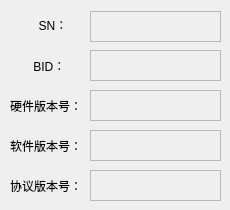
          <widget class="QWidget" name="tab_6">
           <attribute name="title">
            <string>可更改</string>
           </attribute>
           <widget class="QTextEdit" name="protover">
            <property name="enabled">
             <bool>false</bool>
            </property>
            <property name="geometry">
             <rect>
              <x>90</x>
              <y>170</y>
              <width>131</width>
              <height>31</height>
             </rect>
            </property>
            <property name="sizePolicy">
             <sizepolicy hsizetype="Expanding" vsizetype="Fixed">
              <horstretch>0</horstretch>
              <verstretch>0</verstretch>
             </sizepolicy>
            </property>
            <property name="maximumSize">
             <size>
              <width>173</width>
              <height>36</height>
             </size>
            </property>
           </widget>
           <widget class="QLabel" name="label_3">
            <property name="geometry">
             <rect>
              <x>12</x>
              <y>9</y>
              <width>72</width>
              <height>31</height>
             </rect>
            </property>
            <property name="sizePolicy">
             <sizepolicy hsizetype="Expanding" vsizetype="Expanding">
              <horstretch>0</horstretch>
              <verstretch>0</verstretch>
             </sizepolicy>
            </property>
            <property name="text">
             <string>        SN：</string>
            </property>
           </widget>
           <widget class="QLabel" name="label_7">
            <property name="geometry">
             <rect>
              <x>10</x>
              <y>90</y>
              <width>72</width>
              <height>31</height>
             </rect>
            </property>
            <property name="sizePolicy">
             <sizepolicy hsizetype="Expanding" vsizetype="Expanding">
              <horstretch>0</horstretch>
              <verstretch>0</verstretch>
             </sizepolicy>
            </property>
            <property name="text">
             <string>硬件版本号：</string>
            </property>
           </widget>
           <widget class="QTextEdit" name="softver">
            <property name="enabled">
             <bool>false</bool>
            </property>
            <property name="geometry">
             <rect>
              <x>90</x>
              <y>130</y>
              <width>131</width>
              <height>31</height>
             </rect>
            </property>
            <property name="sizePolicy">
             <sizepolicy hsizetype="Expanding" vsizetype="Fixed">
              <horstretch>0</horstretch>
              <verstretch>0</verstretch>
             </sizepolicy>
            </property>
            <property name="maximumSize">
             <size>
              <width>173</width>
              <height>35</height>
             </size>
            </property>
           </widget>
           <widget class="QTextEdit" name="SN">
            <property name="enabled">
             <bool>false</bool>
            </property>
            <property name="geometry">
             <rect>
              <x>90</x>
              <y>11</y>
              <width>131</width>
              <height>31</height>
             </rect>
            </property>
            <property name="sizePolicy">
             <sizepolicy hsizetype="Expanding" vsizetype="Fixed">
              <horstretch>0</horstretch>
              <verstretch>0</verstretch>
             </sizepolicy>
            </property>
            <property name="maximumSize">
             <size>
              <width>173</width>
              <height>36</height>
             </size>
            </property>
           </widget>
           <widget class="QLabel" name="label_9">
            <property name="geometry">
             <rect>
              <x>10</x>
              <y>170</y>
              <width>72</width>
              <height>31</height>
             </rect>
            </property>
            <property name="sizePolicy">
             <sizepolicy hsizetype="Expanding" vsizetype="Expanding">
              <horstretch>0</horstretch>
              <verstretch>0</verstretch>
             </sizepolicy>
            </property>
            <property name="text">
             <string>协议版本号：</string>
            </property>
           </widget>
           <widget class="QTextEdit" name="hardver">
            <property name="enabled">
             <bool>false</bool>
            </property>
            <property name="geometry">
             <rect>
              <x>90</x>
              <y>90</y>
              <width>131</width>
              <height>31</height>
             </rect>
            </property>
            <property name="sizePolicy">
             <sizepolicy hsizetype="Expanding" vsizetype="Fixed">
              <horstretch>0</horstretch>
              <verstretch>0</verstretch>
             </sizepolicy>
            </property>
            <property name="maximumSize">
             <size>
              <width>173</width>
              <height>35</height>
             </size>
            </property>
           </widget>
           <widget class="QLabel" name="label_8">
            <property name="geometry">
             <rect>
              <x>10</x>
              <y>130</y>
              <width>72</width>
              <height>31</height>
             </rect>
            </property>
            <property name="sizePolicy">
             <sizepolicy hsizetype="Expanding" vsizetype="Expanding">
              <horstretch>0</horstretch>
              <verstretch>0</verstretch>
             </sizepolicy>
            </property>
            <property name="text">
             <string>软件版本号：</string>
            </property>
           </widget>
           <widget class="QTextEdit" name="BID">
            <property name="enabled">
             <bool>false</bool>
            </property>
            <property name="geometry">
             <rect>
              <x>90</x>
              <y>50</y>
              <width>131</width>
              <height>31</height>
             </rect>
            </property>
            <property name="sizePolicy">
             <sizepolicy hsizetype="Expanding" vsizetype="Fixed">
              <horstretch>0</horstretch>
              <verstretch>0</verstretch>
             </sizepolicy>
            </property>
            <property name="maximumSize">
             <size>
              <width>173</width>
              <height>35</height>
             </size>
            </property>
           </widget>
           <widget class="QLabel" name="label_11">
            <property name="geometry">
             <rect>
              <x>10</x>
              <y>50</y>
              <width>72</width>
              <height>31</height>
             </rect>
            </property>
            <property name="sizePolicy">
             <sizepolicy hsizetype="Expanding" vsizetype="Expanding">
              <horstretch>0</horstretch>
              <verstretch>0</verstretch>
             </sizepolicy>
            </property>
            <property name="text">
             <string>       BID：</string>
            </property>
           </widget>
          </widget>
